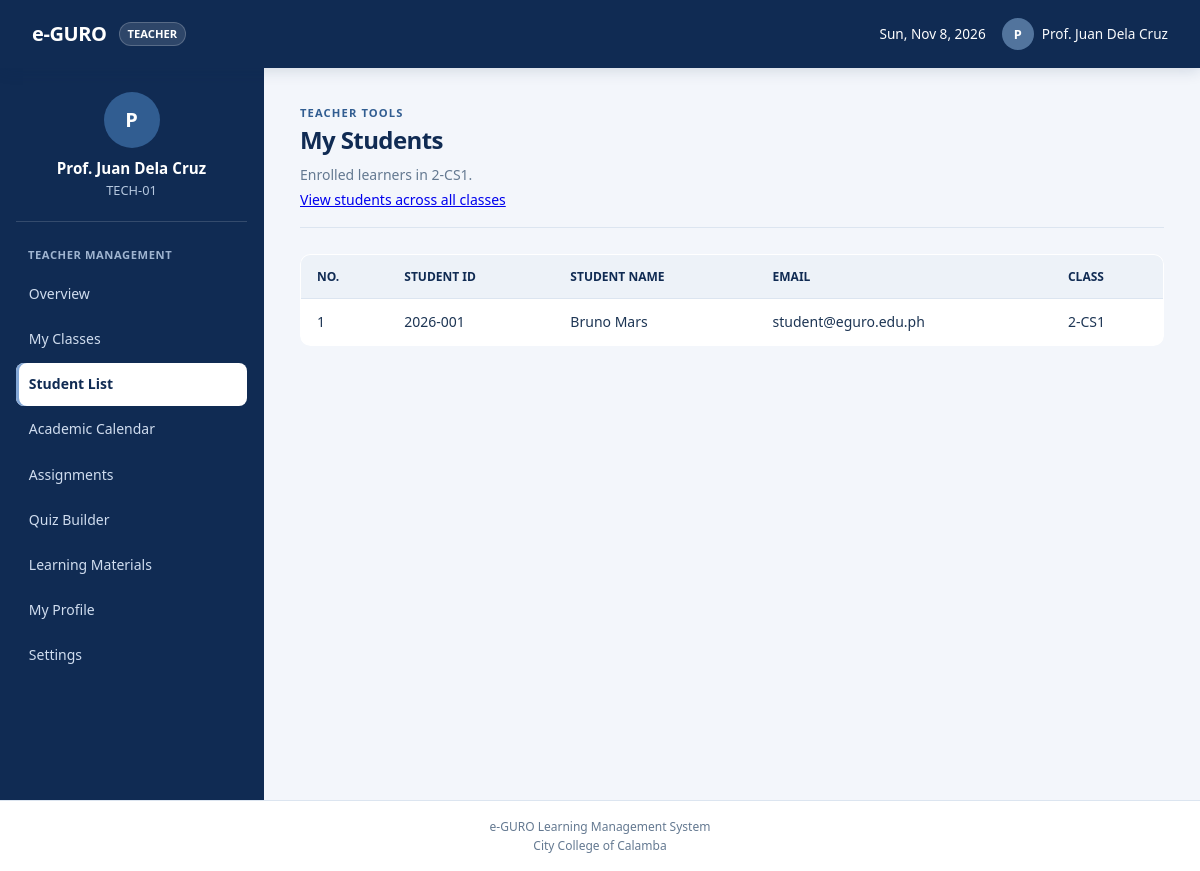
/teacher/students.php?class_id=1 (signed in), run on the app's committed database.
### tables this page shows
CREATE TABLE IF NOT EXISTS `classes` (
    `id` INT AUTO_INCREMENT PRIMARY KEY,
    `code` VARCHAR(50) NOT NULL UNIQUE,
    `name` VARCHAR(150) NOT NULL,
    `teacher_id` INT NULL,
    `fiscal_year` VARCHAR(50) DEFAULT '2026-2027',
    `semester` VARCHAR(50) DEFAULT '1st Semester',
    `created_at` DATETIME DEFAULT CURRENT_TIMESTAMP,
    FOREIGN KEY (`teacher_id`) REFERENCES `users`(`id`) ON DELETE SET NULL
);

### includes/teacher_init.php (called while the page is built, shortened)
<?php
require_once __DIR__ . '/functions.php';
$user = require_role('teacher');
$pdo = Database::connect();
$classQuery = $pdo->prepare(
    'SELECT c.*, COALESCE(enrollment_counts.students_count, 0) AS students_count
     FROM classes c
     LEFT JOIN (
         SELECT class_id, COUNT(DISTINCT student_id) AS students_count
         FROM class_enrollments
         GROUP BY class_id
     ) enrollment_counts ON enrollment_counts.class_id = c.id
     WHERE c.teacher_id = ?
     ORDER BY c.code'
);
$classQuery->execute([$user['id']]);
$classes = $classQuery->fetchAll();
function teacher_selected_class_id(array $classes): ?int
{
    $rawClassId = $_GET['class_id'] ?? null;
    $classId = filter_var(is_scalar($rawClassId) ? (string) $rawClassId : '', FILTER_VALIDATE_INT);
    $classIds = array_map('intval', array_column($classes, 'id'));
    return $classId !== false && in_array((int) $classId, $classIds, true)
        ? (int) $classId
        : null;
}

### includes/functions.php (called while the page is built, shortened)
<?php
function e($value): string
{
    return htmlspecialchars((string) $value, ENT_QUOTES, 'UTF-8');
}

### teacher/students.php (the view, shortened to what this page needs)
<?php
require_once __DIR__ . '/../includes/teacher_init.php';
$selectedClassId = teacher_selected_class_id($classes);
$selectedClass = null;
foreach ($classes as $class) {
    if ((int) $class['id'] === $selectedClassId) {
        $selectedClass = $class;
        break;
    }
}
if ($selectedClassId !== null) {
    $stmt = $pdo->prepare(
        "SELECT DISTINCT u.user_code, u.full_name, u.email, c.code
         FROM class_enrollments ce
         JOIN users u ON u.id = ce.student_id AND u.role = 'student'
         JOIN classes c ON c.id = ce.class_id
         WHERE c.teacher_id = ? AND c.id = ?
         ORDER BY c.code, u.full_name"
    );
    $stmt->execute([$user['id'], $selectedClassId]);
}
$students = $stmt->fetchAll();
include __DIR__ . '/../includes/header.php';
include __DIR__ . '/../includes/sidebar.php';
?>
<main class="main-content">
    <div class="page-header">
        <p class="eyebrow">TEACHER TOOLS</p>
        <h2>My Students</h2>
        <p><?= $selectedClass === null ? 'Enrolled learners in your assigned classes.' : 'Enrolled learners in ' . e($selectedClass['code']) . '.' ?></p>
        <?php if ($selectedClassId !== null): ?><p><a href="students.php">View students across all classes</a></p><?php endif; ?>
    </div>
    <div class="table-responsive"><table class="data-table">
        <thead><tr><th>No.</th><th>Student ID</th><th>Student Name</th><th>Email</th><th>Class</th></tr></thead>
        <tbody>
        <?php foreach ($students as $index => $student): ?>
            <tr><td><?= $index + 1 ?></td><td><?= e($student['user_code']) ?></td><td><?= e($student['full_name']) ?></td><td><?= e($student['email']) ?></td><td><?= e($student['code']) ?></td></tr>
        <?php endforeach; ?>
        </tbody>
    </table></div>
</main>
<?php include __DIR__ . '/../includes/footer.php'; ?>

### assets/css/style.css (style rules this page uses)
:root { --primary: #173b70; --primary-hover: #102b53; --primary-light: #eaf1fa; --secondary: #102b53; --accent: #315d91; --bg-main: #f3f6fb; --bg-surface: #ffffff; --border: #dce5f0; --text-main: #1d3554; --text-muted: #647991; --shadow-sm: 0 2px 8px rgba(16, 43, 83, 0.05); --shadow-md: 0 8px 24px rgba(16, 43, 83, 0.1); --radius: 12px; }
* { box-sizing: border-box; margin: 0; padding: 0; }
body { font-family: system-ui, -apple-system, sans-serif; background: var(--bg-main); color: var(--text-main); line-height: 1.5; }
main.main-content, .main-content { flex: 1; padding: 1.5rem 2rem; min-width: 0; }
.page-header { margin-bottom: 1.5rem; padding-bottom: 0.75rem; border-bottom: 1px solid var(--border); }
.page-header h2 { font-size: 1.5rem; font-weight: 700; color: var(--secondary); }
.page-header p { font-size: 0.875rem; color: var(--text-muted); margin-top: 0.25rem; }
.table-responsive { width: 100%; margin: 1rem 0 1.5rem; overflow-x: auto; }
.data-table { width: 100%; border-collapse: collapse; background: var(--bg-surface); border: 1px solid var(--border); border-radius: var(--radius); overflow: hidden; }
.data-table th { background: #f1f5f9; color: var(--secondary); font-size: 0.75rem; font-weight: 700; text-transform: uppercase; padding: 0.75rem 1rem; text-align: left; }
.data-table td { padding: 0.75rem 1rem; border-top: 1px solid var(--border); font-size: 0.875rem; color: var(--text-main); }
.main-content h2 { font-size: 1.4rem; font-weight: 700; color: var(--secondary); margin-bottom: 1rem; }
body { line-height: 1.6; }
main.main-content, .main-content { padding: 2rem clamp(1.25rem, 3vw, 2.75rem); }
.page-header { margin-bottom: 1.6rem; padding-bottom: 1rem; }
.page-header h2 { margin-bottom: 0.25rem; font-size: clamp(1.5rem, 2vw, 1.9rem); letter-spacing: -0.025em; }
.page-header p { line-height: 1.55; }
.eyebrow { color: var(--accent) !important; font-size: 0.7rem !important; font-weight: 750; letter-spacing: 0.1em; }
.data-table { border-radius: 10px; }
.data-table th { background: #edf2f8; }
.table-responsive { border-radius: 10px; }

### data on the page
classes: code "2-CS1", user_code "2026-001", full_name "Bruno Mars", email "student@eguro.edu.ph"

### other printed values
$user['role'] "TEACHER"
$avatarInitial "P"
$user['name'] "Prof. Juan Dela Cruz"
$user['student_id'] "TECH-01"
$sectionTitle "TEACHER MANAGEMENT"
$label "Overview"
$label "My Classes"
$label "Student List"
$label "Academic Calendar"
$label "Assignments"
$label "Quiz Builder"
$label "Learning Materials"
$label "My Profile"
$label "Settings"
